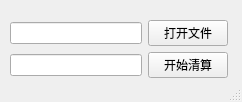
<?xml version="1.0" encoding="UTF-8"?>
<ui version="4.0">
 <class>MainWindow</class>
 <widget class="QMainWindow" name="MainWindow">
  <property name="geometry">
   <rect>
    <x>0</x>
    <y>0</y>
    <width>242</width>
    <height>102</height>
   </rect>
  </property>
  <property name="minimumSize">
   <size>
    <width>242</width>
    <height>102</height>
   </size>
  </property>
  <property name="maximumSize">
   <size>
    <width>242</width>
    <height>102</height>
   </size>
  </property>
  <property name="windowTitle">
   <string>清算</string>
  </property>
  <widget class="QWidget" name="centralwidget">
   <widget class="QWidget" name="layoutWidget">
    <property name="geometry">
     <rect>
      <x>10</x>
      <y>20</y>
      <width>218</width>
      <height>58</height>
     </rect>
    </property>
    <layout class="QVBoxLayout" name="verticalLayout">
     <item>
      <layout class="QHBoxLayout" name="horizontalLayout">
       <item>
        <widget class="QLineEdit" name="lineEdit_filename"/>
       </item>
       <item>
        <widget class="QPushButton" name="openButton">
         <property name="text">
          <string>打开文件</string>
         </property>
        </widget>
       </item>
      </layout>
     </item>
     <item>
      <layout class="QHBoxLayout" name="horizontalLayout_2">
       <item>
        <widget class="QLineEdit" name="lineEdit_name">
         <property name="inputMask">
          <string/>
         </property>
         <property name="text">
          <string/>
         </property>
        </widget>
       </item>
       <item>
        <widget class="QPushButton" name="Button_start">
         <property name="text">
          <string>开始清算</string>
         </property>
        </widget>
       </item>
      </layout>
     </item>
    </layout>
   </widget>
  </widget>
  <widget class="QStatusBar" name="statusbar"/>
 </widget>
 <resources/>
 <connections/>
</ui>
